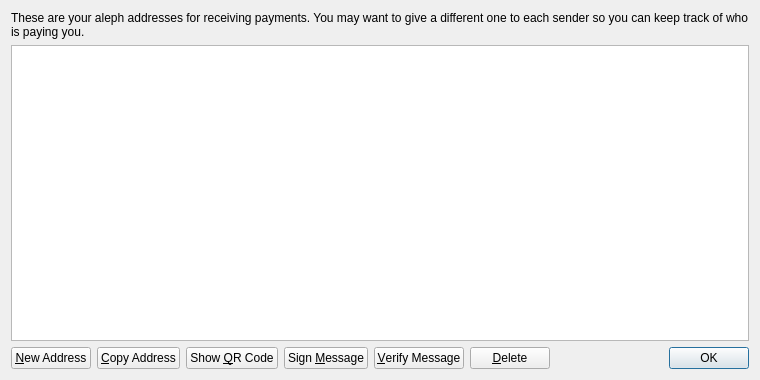
<?xml version="1.0" encoding="UTF-8"?>
<ui version="4.0">
 <class>AddressBookPage</class>
 <widget class="QWidget" name="AddressBookPage">
  <property name="geometry">
   <rect>
    <x>0</x>
    <y>0</y>
    <width>760</width>
    <height>380</height>
   </rect>
  </property>
  <property name="windowTitle">
   <string>Address Book</string>
  </property>
  <layout class="QVBoxLayout" name="verticalLayout">
   <item>
    <widget class="QLabel" name="labelExplanation">
     <property name="text">
      <string>These are your aleph addresses for receiving payments. You may want to give a different one to each sender so you can keep track of who is paying you.</string>
     </property>
     <property name="textFormat">
      <enum>Qt::PlainText</enum>
     </property>
     <property name="wordWrap">
      <bool>true</bool>
     </property>
    </widget>
   </item>
   <item>
    <widget class="QTableView" name="tableView">
     <property name="contextMenuPolicy">
      <enum>Qt::CustomContextMenu</enum>
     </property>
     <property name="toolTip">
      <string>Double-click to edit address or label</string>
     </property>
     <property name="tabKeyNavigation">
      <bool>false</bool>
     </property>
     <property name="alternatingRowColors">
      <bool>true</bool>
     </property>
     <property name="selectionMode">
      <enum>QAbstractItemView::SingleSelection</enum>
     </property>
     <property name="selectionBehavior">
      <enum>QAbstractItemView::SelectRows</enum>
     </property>
     <property name="sortingEnabled">
      <bool>true</bool>
     </property>
     <attribute name="verticalHeaderVisible">
      <bool>false</bool>
     </attribute>
    </widget>
   </item>
   <item>
    <layout class="QHBoxLayout" name="horizontalLayout">
     <item>
      <widget class="QPushButton" name="newAddressButton">
       <property name="toolTip">
        <string>Create a new address</string>
       </property>
       <property name="text">
        <string>&amp;New Address</string>
       </property>
       <property name="icon">
        <iconset resource="../bitcoin.qrc">
         <normaloff>:/icons/add</normaloff>:/icons/add</iconset>
       </property>
      </widget>
     </item>
     <item>
      <widget class="QPushButton" name="copyToClipboard">
       <property name="toolTip">
        <string>Copy the currently selected address to the system clipboard</string>
       </property>
       <property name="text">
        <string>&amp;Copy Address</string>
       </property>
       <property name="icon">
        <iconset resource="../bitcoin.qrc">
         <normaloff>:/icons/editcopy</normaloff>:/icons/editcopy</iconset>
       </property>
      </widget>
     </item>
     <item>
      <widget class="QPushButton" name="showQRCode">
       <property name="text">
        <string>Show &amp;QR Code</string>
       </property>
       <property name="icon">
        <iconset resource="../bitcoin.qrc">
         <normaloff>:/icons/qrcode</normaloff>:/icons/qrcode</iconset>
       </property>
      </widget>
     </item>
     <item>
      <widget class="QPushButton" name="signMessage">
       <property name="toolTip">
        <string>Sign a message to prove you own a aleph address</string>
       </property>
       <property name="text">
        <string>Sign &amp;Message</string>
       </property>
       <property name="icon">
        <iconset resource="../bitcoin.qrc">
         <normaloff>:/icons/edit</normaloff>:/icons/edit</iconset>
       </property>
      </widget>
     </item>
     <item>
      <widget class="QPushButton" name="verifyMessage">
       <property name="toolTip">
        <string>Verify a message to ensure it was signed with a specified aleph address</string>
       </property>
       <property name="text">
        <string>&amp;Verify Message</string>
       </property>
       <property name="icon">
        <iconset resource="../bitcoin.qrc">
         <normaloff>:/icons/transaction_0</normaloff>:/icons/transaction_0</iconset>
       </property>
      </widget>
     </item>
     <item>
      <widget class="QPushButton" name="deleteButton">
       <property name="toolTip">
        <string>Delete the currently selected address from the list</string>
       </property>
       <property name="text">
        <string>&amp;Delete</string>
       </property>
       <property name="icon">
        <iconset resource="../bitcoin.qrc">
         <normaloff>:/icons/remove</normaloff>:/icons/remove</iconset>
       </property>
      </widget>
     </item>
     <item>
      <spacer name="horizontalSpacer">
       <property name="orientation">
        <enum>Qt::Horizontal</enum>
       </property>
       <property name="sizeHint" stdset="0">
        <size>
         <width>40</width>
         <height>20</height>
        </size>
       </property>
      </spacer>
     </item>
     <item>
      <widget class="QDialogButtonBox" name="buttonBox">
       <property name="sizePolicy">
        <sizepolicy hsizetype="Maximum" vsizetype="Fixed">
         <horstretch>0</horstretch>
         <verstretch>0</verstretch>
        </sizepolicy>
       </property>
       <property name="standardButtons">
        <set>QDialogButtonBox::Ok</set>
       </property>
      </widget>
     </item>
    </layout>
   </item>
  </layout>
 </widget>
 <resources>
  <include location="../bitcoin.qrc"/>
 </resources>
 <connections/>
</ui>
